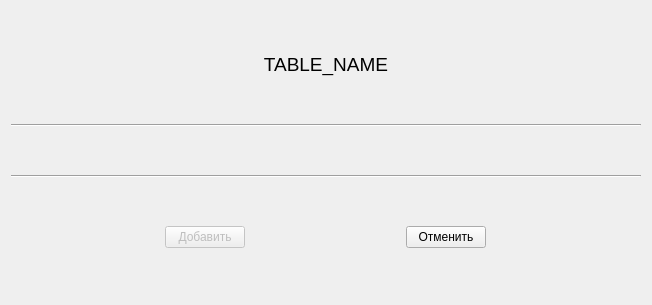
<?xml version="1.0" encoding="UTF-8"?>
<ui version="4.0">
 <class>adding_values_dialog</class>
 <widget class="QDialog" name="adding_values_dialog">
  <property name="windowModality">
   <enum>Qt::ApplicationModal</enum>
  </property>
  <property name="geometry">
   <rect>
    <x>0</x>
    <y>0</y>
    <width>652</width>
    <height>305</height>
   </rect>
  </property>
  <property name="sizePolicy">
   <sizepolicy hsizetype="Minimum" vsizetype="Minimum">
    <horstretch>0</horstretch>
    <verstretch>0</verstretch>
   </sizepolicy>
  </property>
  <property name="windowTitle">
   <string>Добавление значений</string>
  </property>
  <property name="layoutDirection">
   <enum>Qt::LeftToRight</enum>
  </property>
  <layout class="QVBoxLayout" name="vertical_layout" stretch="0,0,1,0,0">
   <property name="sizeConstraint">
    <enum>QLayout::SetDefaultConstraint</enum>
   </property>
   <item>
    <widget class="QLabel" name="table_name_label">
     <property name="sizePolicy">
      <sizepolicy hsizetype="Minimum" vsizetype="Fixed">
       <horstretch>0</horstretch>
       <verstretch>0</verstretch>
      </sizepolicy>
     </property>
     <property name="font">
      <font>
       <pointsize>14</pointsize>
       <weight>50</weight>
       <bold>false</bold>
      </font>
     </property>
     <property name="lineWidth">
      <number>1</number>
     </property>
     <property name="text">
      <string>TABLE_NAME</string>
     </property>
     <property name="textFormat">
      <enum>Qt::AutoText</enum>
     </property>
     <property name="scaledContents">
      <bool>false</bool>
     </property>
     <property name="alignment">
      <set>Qt::AlignCenter</set>
     </property>
     <property name="wordWrap">
      <bool>false</bool>
     </property>
    </widget>
   </item>
   <item>
    <widget class="Line" name="line">
     <property name="orientation">
      <enum>Qt::Horizontal</enum>
     </property>
    </widget>
   </item>
   <item>
    <layout class="QGridLayout" name="main_layout">
     <property name="sizeConstraint">
      <enum>QLayout::SetMinimumSize</enum>
     </property>
     <property name="horizontalSpacing">
      <number>20</number>
     </property>
     <property name="verticalSpacing">
      <number>12</number>
     </property>
    </layout>
   </item>
   <item>
    <widget class="Line" name="line_2">
     <property name="orientation">
      <enum>Qt::Horizontal</enum>
     </property>
    </widget>
   </item>
   <item>
    <layout class="QHBoxLayout" name="button_layout" stretch="0,0">
     <property name="spacing">
      <number>7</number>
     </property>
     <property name="sizeConstraint">
      <enum>QLayout::SetNoConstraint</enum>
     </property>
     <item>
      <widget class="QPushButton" name="add_button">
       <property name="enabled">
        <bool>false</bool>
       </property>
       <property name="sizePolicy">
        <sizepolicy hsizetype="Fixed" vsizetype="Fixed">
         <horstretch>0</horstretch>
         <verstretch>0</verstretch>
        </sizepolicy>
       </property>
       <property name="font">
        <font>
         <pointsize>9</pointsize>
        </font>
       </property>
       <property name="layoutDirection">
        <enum>Qt::RightToLeft</enum>
       </property>
       <property name="text">
        <string>Добавить</string>
       </property>
      </widget>
     </item>
     <item>
      <widget class="QPushButton" name="reject_button">
       <property name="sizePolicy">
        <sizepolicy hsizetype="Fixed" vsizetype="Fixed">
         <horstretch>0</horstretch>
         <verstretch>0</verstretch>
        </sizepolicy>
       </property>
       <property name="font">
        <font>
         <pointsize>9</pointsize>
        </font>
       </property>
       <property name="layoutDirection">
        <enum>Qt::RightToLeft</enum>
       </property>
       <property name="text">
        <string>Отменить</string>
       </property>
      </widget>
     </item>
    </layout>
   </item>
  </layout>
 </widget>
 <resources/>
 <connections>
  <connection>
   <sender>reject_button</sender>
   <signal>clicked()</signal>
   <receiver>adding_values_dialog</receiver>
   <slot>reject()</slot>
   <hints>
    <hint type="sourcelabel">
     <x>422</x>
     <y>583</y>
    </hint>
    <hint type="destinationlabel">
     <x>306</x>
     <y>304</y>
    </hint>
   </hints>
  </connection>
  <connection>
   <sender>add_button</sender>
   <signal>clicked()</signal>
   <receiver>adding_values_dialog</receiver>
   <slot>_add_values()</slot>
   <hints>
    <hint type="sourcelabel">
     <x>203</x>
     <y>278</y>
    </hint>
    <hint type="destinationlabel">
     <x>325</x>
     <y>152</y>
    </hint>
   </hints>
  </connection>
 </connections>
 <slots>
  <slot>_add_values()</slot>
 </slots>
</ui>
